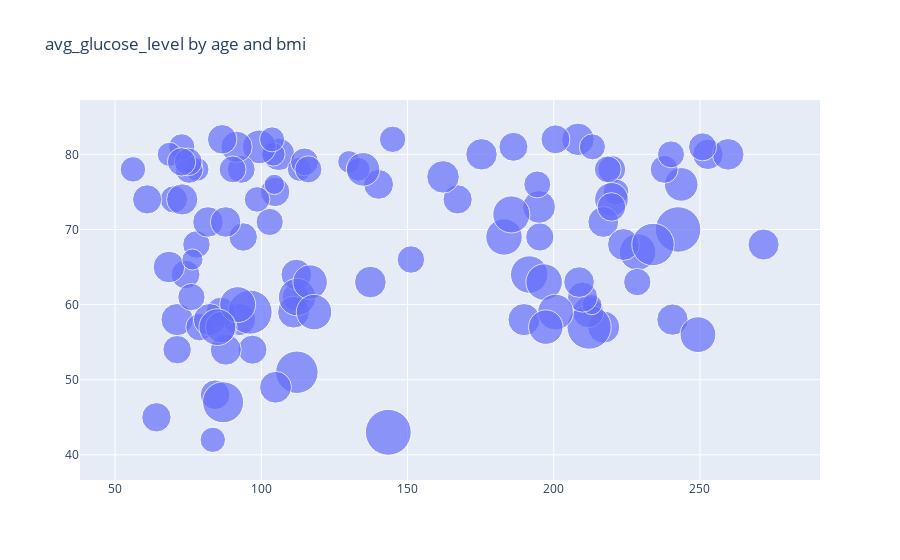

This figure's notebook cell:
### Code cell
get_scatter_with_marker(df_male_stroke, params).show()
